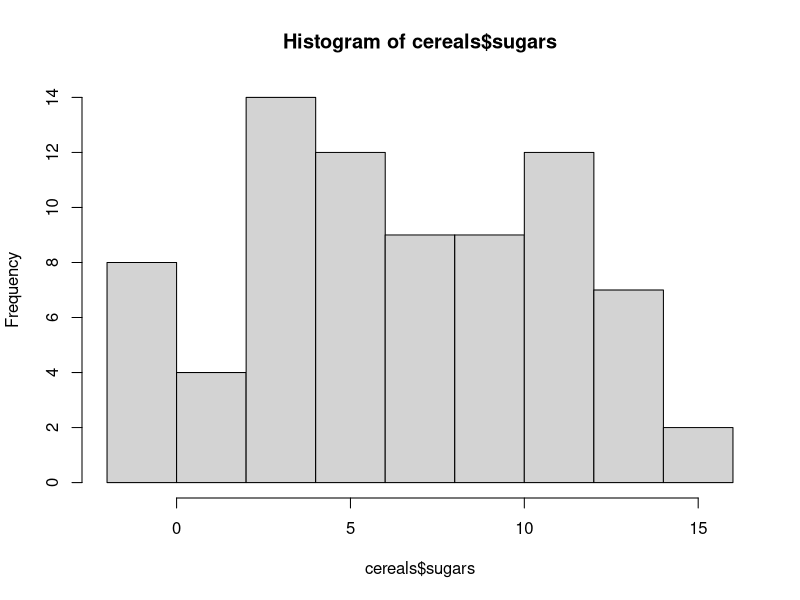
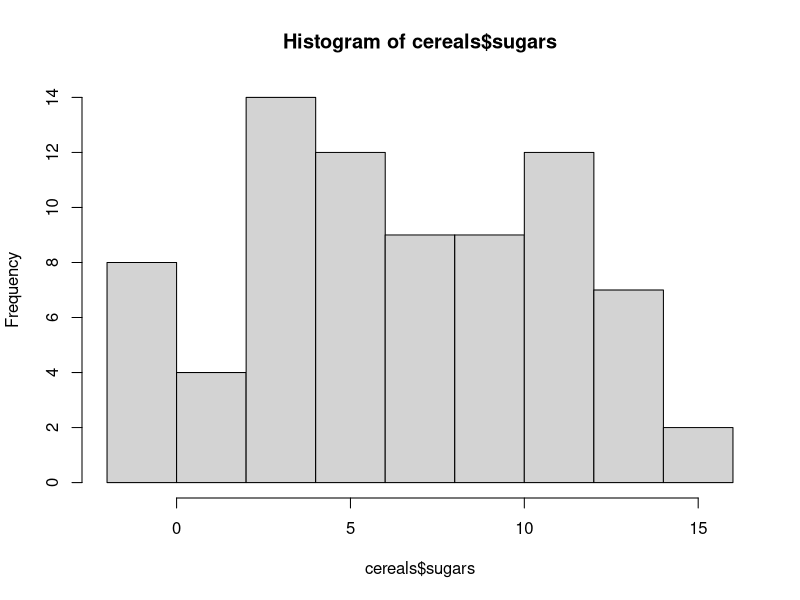
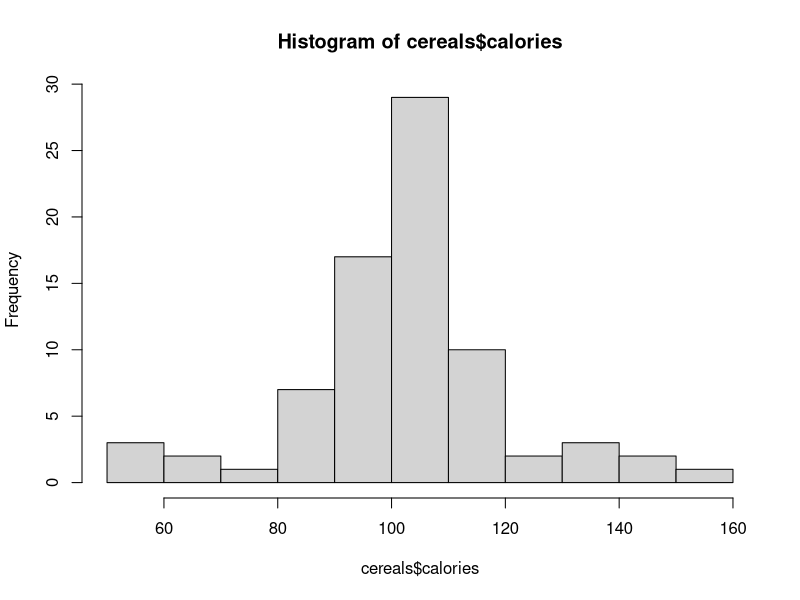
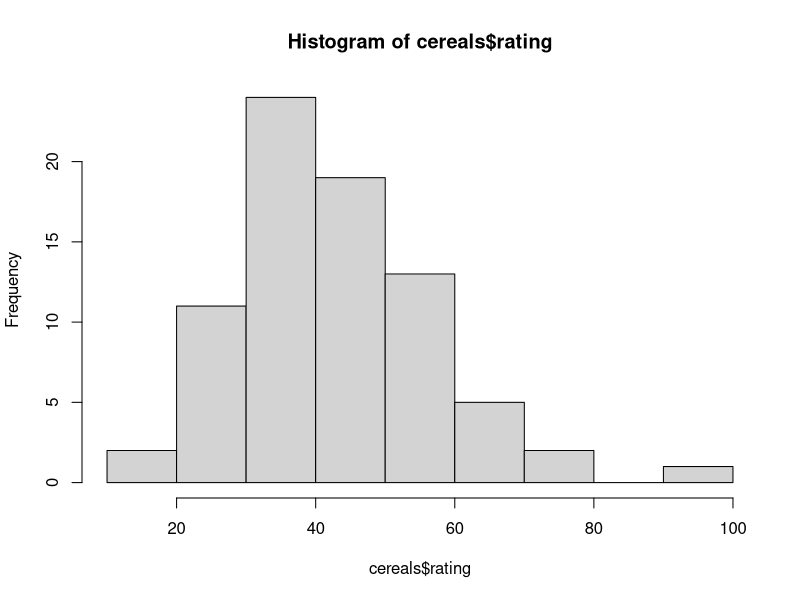

Recreate these plots in R, in order. (Note: this script raises an error after producing the figures.)
cereals <- read.csv("Lab1_cereals.csv")
#this denotes a note not a line of code
View(cereals)
hist(cereals$sugars)
#the line above creates a histogram with the data from lab 1 cereals and lab 1 demo
hist(cereals$sugars)
#this is a histogram for cereals and sugars
hist(cereals$calories)
#this is a histogram for cereals and calories
hist(cereals$rating)
#this is a histogram for cereals and cereal ratings
mean(cereals$sugars)
#this calculates the mean for sugar in the group of cereals
#average is about 6.922
avg_sugars <- mean(cereals$sugars)
#average value for the mean of cereals and sugars
#average is about 6.9
avg_calories <- mean(ceareals$calories)
#average value for the mean of the cereals calories
#average is about 106.8
avg_rating <- mean(cereals$rating)
#average value for the mean of the cereal ratings
#average is about 42.67
